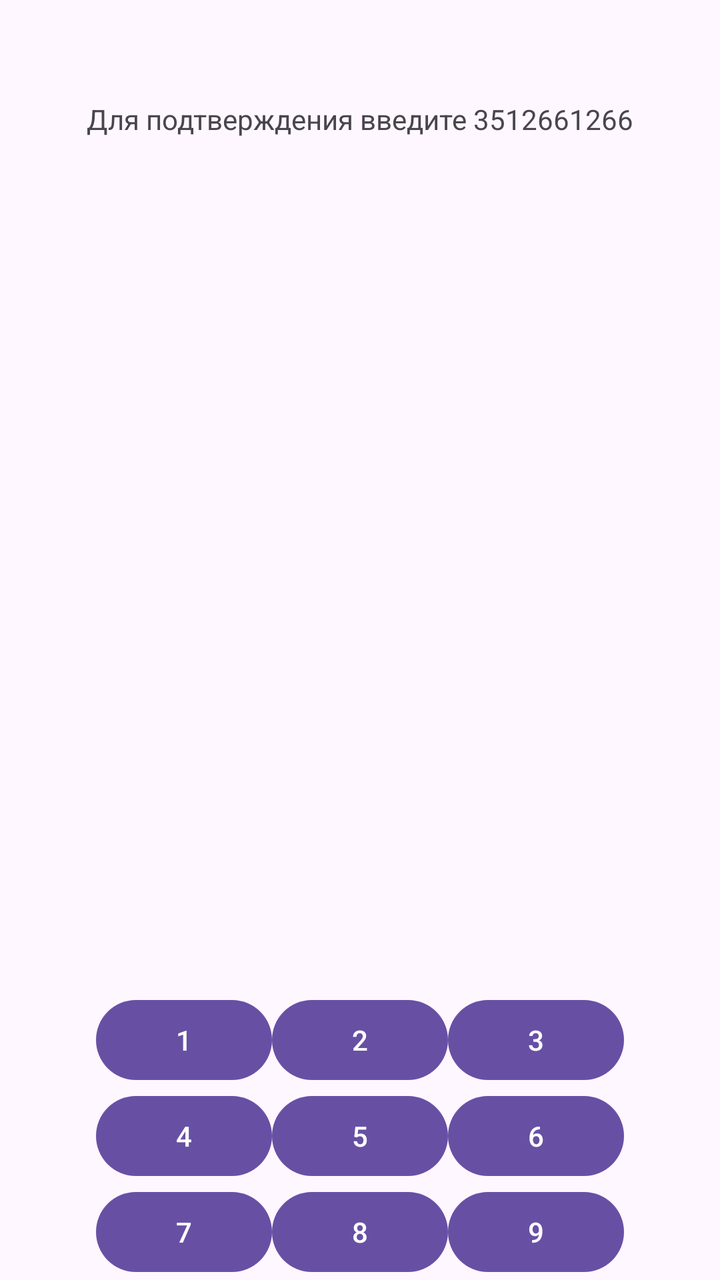
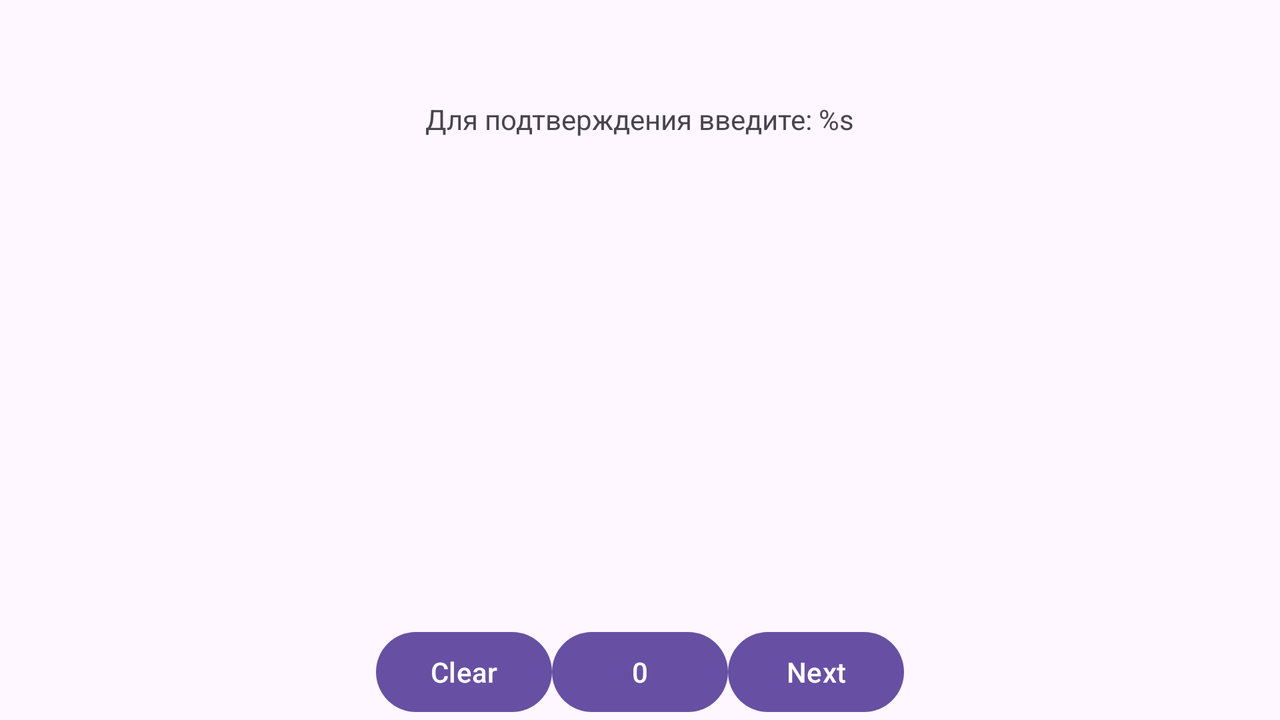

One screen, two layout resources from the same app: the default and the repository's alternative for another configuration. Each is rendered where Android would select it; the XML of both is given below.
<!-- AndroidManifest.xml: application theme Theme.Mobius360Quest -->
<!-- res/layout/rotate_layout.xml -->
<?xml version="1.0" encoding="utf-8"?>
<androidx.constraintlayout.widget.ConstraintLayout
    xmlns:android="http://schemas.android.com/apk/res/android"
    android:layout_width="match_parent"
    android:layout_height="match_parent"
    xmlns:app="http://schemas.android.com/apk/res-auto">

    <LinearLayout
        android:layout_width="match_parent"
        android:layout_height="wrap_content"
        app:layout_constraintTop_toTopOf="parent"
        android:layout_marginTop="50dp"
        android:gravity="center_horizontal"
        android:orientation="vertical"
        >

        <TextView
            android:layout_width="wrap_content"
            android:layout_height="wrap_content"
            android:text="Для подтверждения введите 3512661266"
            />

        <TextView
            android:id="@+id/passcode"
            android:layout_width="wrap_content"
            android:layout_height="wrap_content"
            android:textSize="20dp"
            android:layout_marginTop="30dp"
            android:text=""
            />

    </LinearLayout>

    <GridLayout
        android:id="@+id/grid"
        android:layout_width="wrap_content"
        android:layout_height="wrap_content"
        android:columnCount="3"
        android:rowCount="3"
        app:layout_constraintBottom_toBottomOf="parent"
        app:layout_constraintStart_toStartOf="parent"
        app:layout_constraintEnd_toEndOf="parent"
        >

        <Button
            android:id="@+id/button_1"
            android:layout_width="wrap_content"
            android:layout_height="wrap_content"
            android:text="1"
            />

        <Button
            android:id="@+id/button_2"
            android:layout_width="wrap_content"
            android:layout_height="wrap_content"
            android:text="2"
            />

        <Button
            android:id="@+id/button_3"
            android:layout_width="wrap_content"
            android:layout_height="wrap_content"
            android:text="3"
            />

        <Button
            android:id="@+id/button_4"
            android:layout_width="wrap_content"
            android:layout_height="wrap_content"
            android:text="4"
            />

        <Button
            android:id="@+id/button_5"
            android:layout_width="wrap_content"
            android:layout_height="wrap_content"
            android:text="5"
            />

        <Button
            android:id="@+id/button_6"
            android:layout_width="wrap_content"
            android:layout_height="wrap_content"
            android:text="6"
            />

        <Button
            android:id="@+id/button_7"
            android:layout_width="wrap_content"
            android:layout_height="wrap_content"
            android:text="7"
            />

        <Button
            android:id="@+id/button_8"
            android:layout_width="wrap_content"
            android:layout_height="wrap_content"
            android:text="8"
            />

        <Button
            android:id="@+id/button_9"
            android:layout_width="wrap_content"
            android:layout_height="wrap_content"
            android:text="9"
            />

    </GridLayout>

</androidx.constraintlayout.widget.ConstraintLayout>
<!-- resources referenced by this layout -->
<resources>
  <!-- from res/values-v23/ -->
  <style name="Theme.Mobius360Quest" parent="Base.Theme.Mobius360Quest">
          
          <item name="android:navigationBarColor">@android:color/transparent</item>
          <item name="android:statusBarColor">@android:color/transparent</item>
          <item name="android:windowLightStatusBar">?attr/isLightTheme</item>
      </style>
  <style name="Base.Theme.Mobius360Quest" parent="Theme.Material3.DayNight.NoActionBar">
          
          
      </style>
</resources>
<!-- res/layout-land/rotate_layout.xml (the repository's variant of the layout above) -->
<!-- drawn on the phone turned sideways -->
<?xml version="1.0" encoding="utf-8"?>
<androidx.constraintlayout.widget.ConstraintLayout
    xmlns:android="http://schemas.android.com/apk/res/android"
    android:layout_width="match_parent"
    android:layout_height="match_parent"
    xmlns:app="http://schemas.android.com/apk/res-auto">

    <LinearLayout
        android:layout_width="match_parent"
        android:layout_height="wrap_content"
        app:layout_constraintTop_toTopOf="parent"
        android:layout_marginTop="50dp"
        android:gravity="center_horizontal"
        android:orientation="vertical"
        >

        <TextView
            android:id="@+id/text"
            android:layout_width="wrap_content"
            android:layout_height="wrap_content"
            android:text="@string/rotate_passcode_template"
            />

        <TextView
            android:id="@+id/passcode"
            android:layout_width="wrap_content"
            android:layout_height="wrap_content"
            android:textSize="20dp"
            android:layout_marginTop="30dp"
            android:text=""
            android:gravity="center"
            />

    </LinearLayout>

    <GridLayout
        android:id="@+id/grid"
        android:layout_width="wrap_content"
        android:layout_height="wrap_content"
        android:columnCount="3"
        android:rowCount="3"
        app:layout_constraintBottom_toBottomOf="parent"
        app:layout_constraintStart_toStartOf="parent"
        app:layout_constraintEnd_toEndOf="parent"
        >

        <Button
            android:id="@+id/button_clear"
            android:layout_width="wrap_content"
            android:layout_height="wrap_content"
            android:text="Clear"
            />

        <Button
            android:id="@+id/button_0"
            android:layout_width="wrap_content"
            android:layout_height="wrap_content"
            android:text="0"
            />

        <Button
            android:id="@+id/button_next"
            android:layout_width="wrap_content"
            android:layout_height="wrap_content"
            android:text="Next"
            />

    </GridLayout>

</androidx.constraintlayout.widget.ConstraintLayout>
<!-- resources referenced by the variant -->
<!-- as the phone turned sideways resolves them -->
<resources>
  <string name="rotate_passcode_template">Для подтверждения введите: %s</string>
  <!-- from res/values-v23/ -->
  <style name="Theme.Mobius360Quest" parent="Base.Theme.Mobius360Quest">
          
          <item name="android:navigationBarColor">@android:color/transparent</item>
          <item name="android:statusBarColor">@android:color/transparent</item>
          <item name="android:windowLightStatusBar">?attr/isLightTheme</item>
      </style>
  <style name="Base.Theme.Mobius360Quest" parent="Theme.Material3.DayNight.NoActionBar">
          
          
      </style>
</resources>
